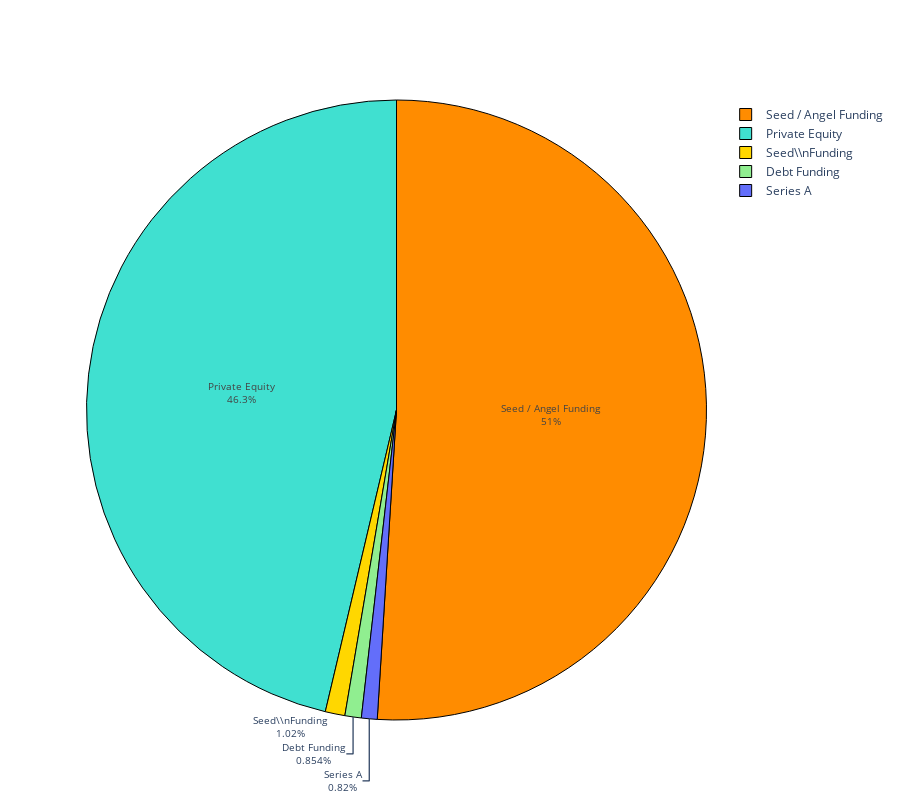

Source (notebook cell):
### Markdown cell above
### Pie-chart for top 5 different types of Funding

### Code cell
colrs = [ 'darkorange','turquoise', 'gold','lightgreen']

fig=go.Figure(data=[go.Pie(labels=Investment.index[:5],values=Investment.values[:5])])
fig.update_traces(hoverinfo='label+percent', textinfo='label+percent', textfont_size=10,
                  marker=dict(colors=colrs))
fig.data[0].marker.line.width = 1
fig.data[0].marker.line.color = "black"                
fig.update_layout(height=800,autosize=True ,plot_bgcolor='rgb(275, 275, 275)')
fig.show()

### Figure 1 — Plotly figure (JSON) as saved in the notebook; plotly's stock layout.template omitted (floating-point values rounded to 4 significant figures)
{"data": [{"hoverinfo": "label+percent", "labels": ["Seed / Angel Funding", "Private Equity", "Seed\\\\nFunding", "Debt Funding", "Series A"], "marker": {"colors": ["darkorange", "turquoise", "gold", "lightgreen"], "line": {"color": "black", "width": 1}}, "textfont": {"size": 10}, "textinfo": "label+percent", "type": "pie", "values": [1493, 1356, 30, 25, 24]}], "layout": {"autosize": true, "height": 800, "plot_bgcolor": "rgb(275, 275, 275)"}}
